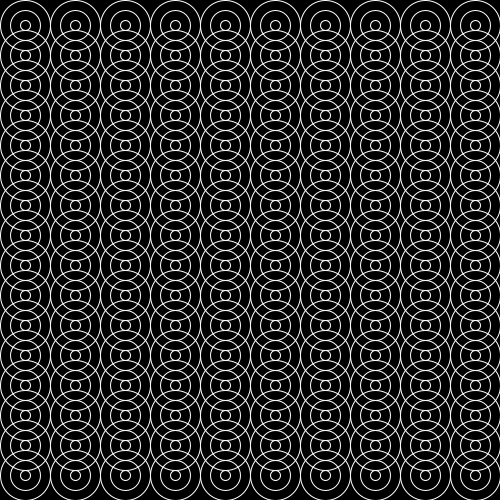
Frame 1 (no input)
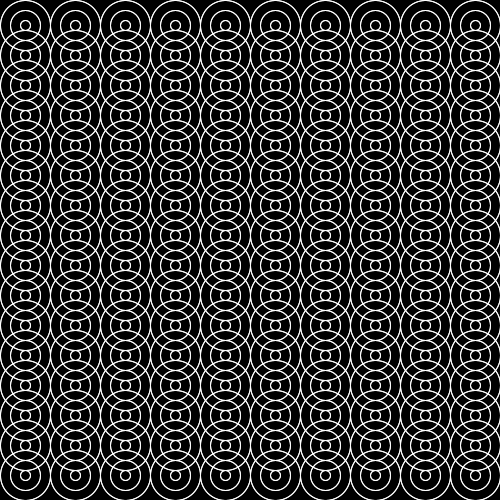
Frame 2 (the mouse pressed at the canvas centre, redrawn once)

The Processing sketch that drew these frames (run headless with seeded random() and noise(); the mouse was pressed at the canvas centre and the sketch redrawn once):

// Processing sketch: processing_81514
// ── processing_81514.pde

void setup ()
{
size(500,500);
background(0);
stroke(255);
noFill();
smooth();
}


void draw()
{  
for (int posX=25;posX < width;posX=posX+50)
{
  for (int posY=25;posY < height; posY=posY+30)
  {

  ellipse(posX,posY,50,50);
  ellipse(posX,posY,30,30);
  ellipse(posX,posY,10,10);
  }
}
  noLoop();

} 
